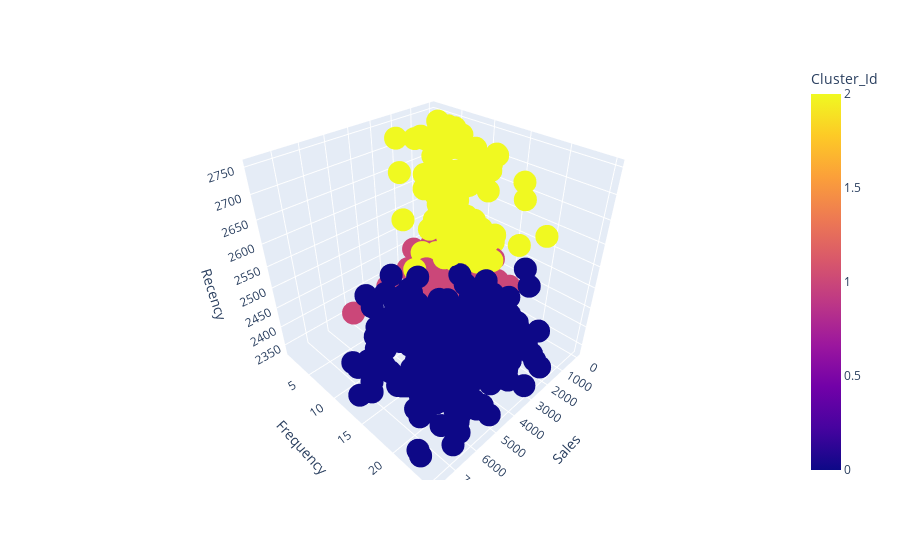

Notebook code cell kept with this figure:
### Code cell
import plotly.express as px

# Assuming you have df_monetary, cluster_labels, and a binary "Sex" column

# Define custom marker shapes for male and female
male_marker = dict(symbol="circle", size=6)  # Adjust size as desired
female_marker = dict(symbol="x", size=6, line=dict(width=2))  # Adjust size and line width

# Create the scatter plot with cluster colors
fig = px.scatter_3d(
    df_monetary,
    x="Sales",  # Replace with your actual x-axis feature name
    y="Frequency",  # Replace with your actual y-axis feature name
    z="Recency",  # Replace with your actual z-axis feature name
    color='Cluster_Id'  # Use the cluster labels variable
)

# Update traces with marker selection based on Sex
fig.update_traces(
    selector={"Sex": "M"}, marker=male_marker
)
fig.update_traces(
    selector={"Sex": "F"}, marker=female_marker
)

fig.show()

### Figure 1 — Plotly figure (JSON) as saved in the notebook; plotly's stock layout.template omitted (floating-point values rounded to 4 significant figures; data arrays with more than 128 entries replaced by an {"elided": "..."} marker saying what was removed)
{"data": [{"hovertemplate": "Sales=%{x}<br>Frequency=%{y}<br>Recency=%{z}<br>Cluster_Id=%{marker.color}<extra></extra>", "legendgroup": "", "marker": {"color": {"elided": "663 int values"}, "coloraxis": "coloraxis", "symbol": "circle"}, "mode": "markers", "name": "", "scene": "scene", "showlegend": false, "type": "scatter3d", "x": {"elided": "663 float values"}, "y": {"elided": "663 int values"}, "z": {"elided": "663 int values"}}], "layout": {"coloraxis": {"colorbar": {"title": {"text": "Cluster_Id"}}, "colorscale": [[0, "#0d0887"], [0.1111, "#46039f"], [0.2222, "#7201a8"], [0.3333, "#9c179e"], [0.4444, "#bd3786"], [0.5556, "#d8576b"], [0.6667, "#ed7953"], [0.7778, "#fb9f3a"], [0.8889, "#fdca26"], [1, "#f0f921"]]}, "legend": {"tracegroupgap": 0}, "margin": {"t": 60}, "scene": {"domain": {"x": [0, 1], "y": [0, 1]}, "xaxis": {"title": {"text": "Sales"}}, "yaxis": {"title": {"text": "Frequency"}}, "zaxis": {"title": {"text": "Recency"}}}}}
